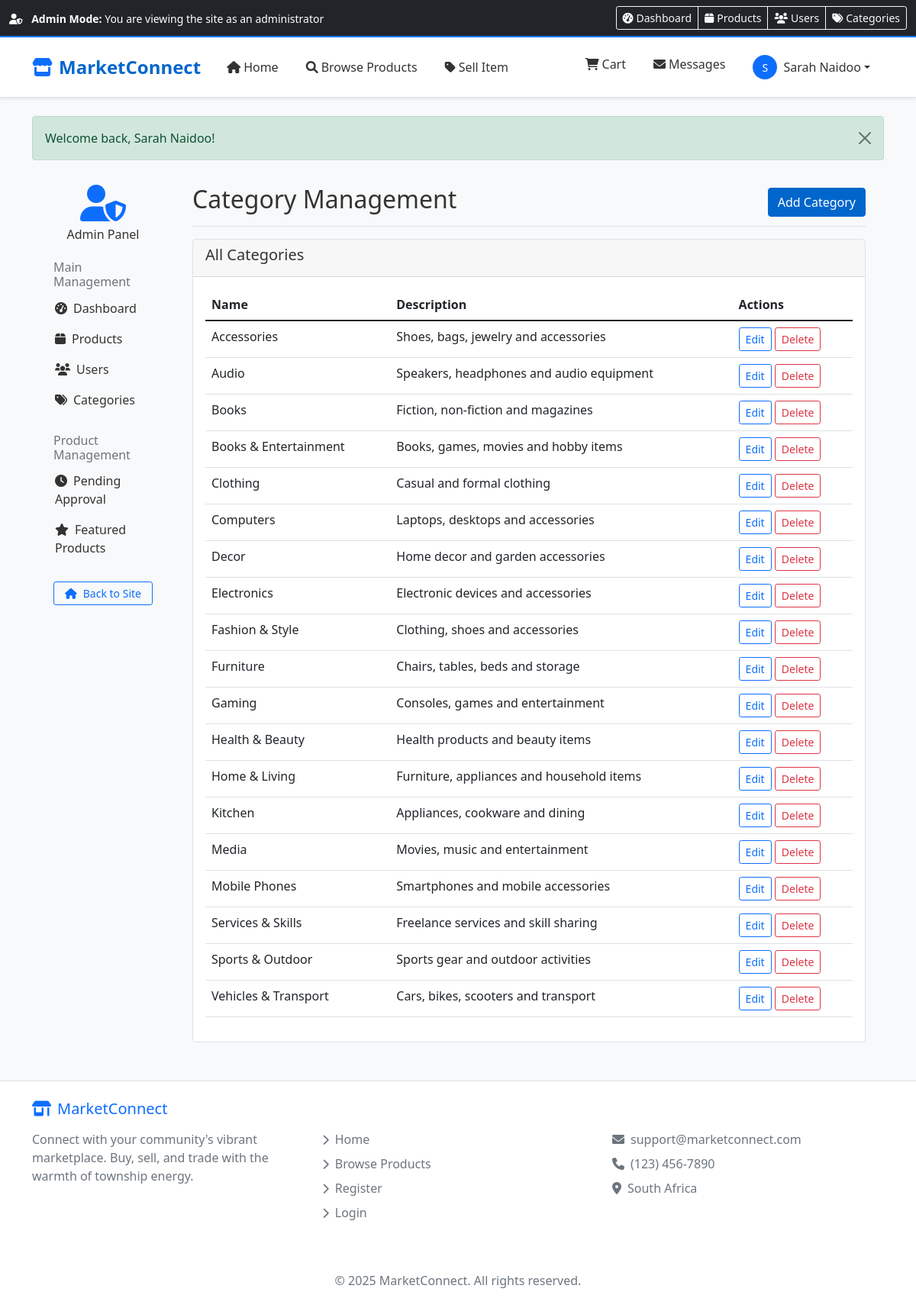
Screenshot of /admin/categories.php (signed in) with the database file from the repository.
### tables this page shows
CREATE TABLE categories (
    id INT AUTO_INCREMENT PRIMARY KEY,
    name VARCHAR(100) NOT NULL,
    description TEXT,
    parent_id INT NULL,
    display_order INT DEFAULT 0,
    FOREIGN KEY (parent_id) REFERENCES categories(id) ON DELETE CASCADE,
    INDEX idx_parent (parent_id)
);

### admin/categories.php (the view, shortened to what this page needs)
<?php
require_once '../includes/db_connect.php';
$categories = mysqli_query($conn, "SELECT * FROM categories ORDER BY name ASC");
include_once '../includes/header.php';
?>
<div class="container-fluid">
    <div class="row">
        <div class="col-md-3 col-lg-2 d-md-block bg-light sidebar collapse">
            <div class="position-sticky pt-3">
                <div class="text-center mb-4">
                    <i class="fas fa-user-shield fa-3x text-primary"></i>
                    <h6 class="mt-2">Admin Panel</h6>
                </div>
                <h6 class="sidebar-heading px-3 mt-4 mb-1 text-muted">
                    <span>Main Management</span>
                </h6>
                <ul class="nav flex-column">
                    <li class="nav-item">
                        <a class="nav-link" href="dashboard.php">
                            <i class="fas fa-tachometer-alt me-2"></i>Dashboard
                        </a>
                    </li>
                    <li class="nav-item">
                        <a class="nav-link" href="products.php">
                            <i class="fas fa-box me-2"></i>Products
                        </a>
                    </li>
                    <li class="nav-item">
                        <a class="nav-link" href="users.php">
                            <i class="fas fa-users me-2"></i>Users
                        </a>
                    </li>
                    <li class="nav-item">
                        <a class="nav-link active" href="categories.php">
                            <i class="fas fa-tags me-2"></i>Categories
                        </a>
                    </li>
                </ul>
                <h6 class="sidebar-heading px-3 mt-4 mb-1 text-muted">
                    <span>Product Management</span>
                </h6>
                <ul class="nav flex-column">
                    <li class="nav-item">
                        <a class="nav-link" href="pending_products.php">
                            <i class="fas fa-clock me-2"></i>Pending Approval
                        </a>
                    </li>
                    <li class="nav-item">
                        <a class="nav-link" href="featured_products.php">
                            <i class="fas fa-star me-2"></i>Featured Products
                        </a>
                    </li>
                </ul>
                <div class="d-grid gap-2 px-3 mt-4">
                    <a href="../index.php" class="btn btn-outline-primary btn-sm">
                        <i class="fas fa-home me-2"></i>Back to Site
                    </a>
                </div>
            </div>
        </div>
        <div class="col-md-9 ms-sm-auto col-lg-10 px-md-4">
            <div class="d-flex justify-content-between flex-wrap flex-md-nowrap align-items-center pt-3 pb-2 mb-3 border-bottom">
                <h1 class="h2">Category Management</h1>
                <button class="btn btn-primary" data-bs-toggle="modal" data-bs-target="#addCategoryModal">
                    Add Category
                </button>
            </div>
            <div class="card">
                <div class="card-header">
                    <h5>All Categories</h5>
                </div>
                <div class="card-body">
                    <div class="table-responsive">
                        <table class="table table-hover">
                            <thead>
                                <tr>
                                    <th>Name</th>
                                    <th>Description</th>
                                    <th>Actions</th>
                                </tr>
                            </thead>
                            <tbody>
                                <?php while ($category = mysqli_fetch_assoc($categories)): ?>
                                    <tr>
                                        <td><?php echo htmlspecialchars($category['name']); ?></td>
                                        <td><?php echo htmlspecialchars($category['description']); ?></td>
                                        <td>
                                            <button class="btn btn-sm btn-outline-primary" onclick="editCategory(<?php echo $category['id']; ?>, '<?php echo htmlspecialchars($category['name']); ?>', '<?php echo htmlspecialchars($category['description']); ?>')">
                                                Edit
                                            </button>
                                            <form method="POST" style="display: inline;" onsubmit="return confirm('Delete this category?')">
                                                <button type="submit" class="btn btn-sm btn-outline-danger">Delete</button>
                                            </form>
                                        </td>
                                    </tr>
                                <?php endwhile; ?>
                            </tbody>
                        </table>
                    </div>
                </div>
            </div>
        </div>
    </div>
</div>
<?php include_once '../includes/footer.php'; ?>

### assets/css/style.css (style rules this page uses)
:root { --primary-color: #0066cc; --success-color: #28a745; --danger-color: #dc3545; --gray-color: #6c757d; }
body { font-family: 'Segoe UI', Tahoma, Geneva, Verdana, sans-serif; background-color: #f8f9fa; color: #333; }
.nav-link { color: #333 !important; font-weight: 500; padding: 8px 16px !important; border-radius: 4px; margin: 0 2px; }
.card { border: 1px solid #dee2e6; transition: transform 0.2s, box-shadow 0.2s; }
.btn-primary { background-color: var(--primary-color); border-color: var(--primary-color); }

### rows the page displays
categories: name "Accessories", description "Shoes, bags, jewelry and accessories"
categories: name "Audio", description "Speakers, headphones and audio equipment"
categories: name "Books", description "Fiction, non-fiction and magazines"
categories: name "Books & Entertainment", description "Books, games, movies and hobby items"
categories: name "Clothing", description "Casual and formal clothing"
categories: name "Computers", description "Laptops, desktops and accessories"
categories: name "Decor", description "Home decor and garden accessories"
categories: name "Electronics", description "Electronic devices and accessories"
categories: name "Fashion & Style", description "Clothing, shoes and accessories"
categories: name "Furniture", description "Chairs, tables, beds and storage"
categories: name "Gaming", description "Consoles, games and entertainment"
categories: name "Health & Beauty", description "Health products and beauty items"
categories: name "Home & Living", description "Furniture, appliances and household items"
categories: name "Kitchen", description "Appliances, cookware and dining"
categories: name "Media", description "Movies, music and entertainment"
categories: name "Mobile Phones", description "Smartphones and mobile accessories"
categories: name "Services & Skills", description "Freelance services and skill sharing"
categories: name "Sports & Outdoor", description "Sports gear and outdoor activities"
categories: name "Vehicles & Transport", description "Cars, bikes, scooters and transport"

### other values shown
substr($_SESSION['user_name'], 0, 1) "S"
$_SESSION['user_name'] "Sarah Naidoo"
$_SESSION['message'] "Welcome back, Sarah Naidoo!"
